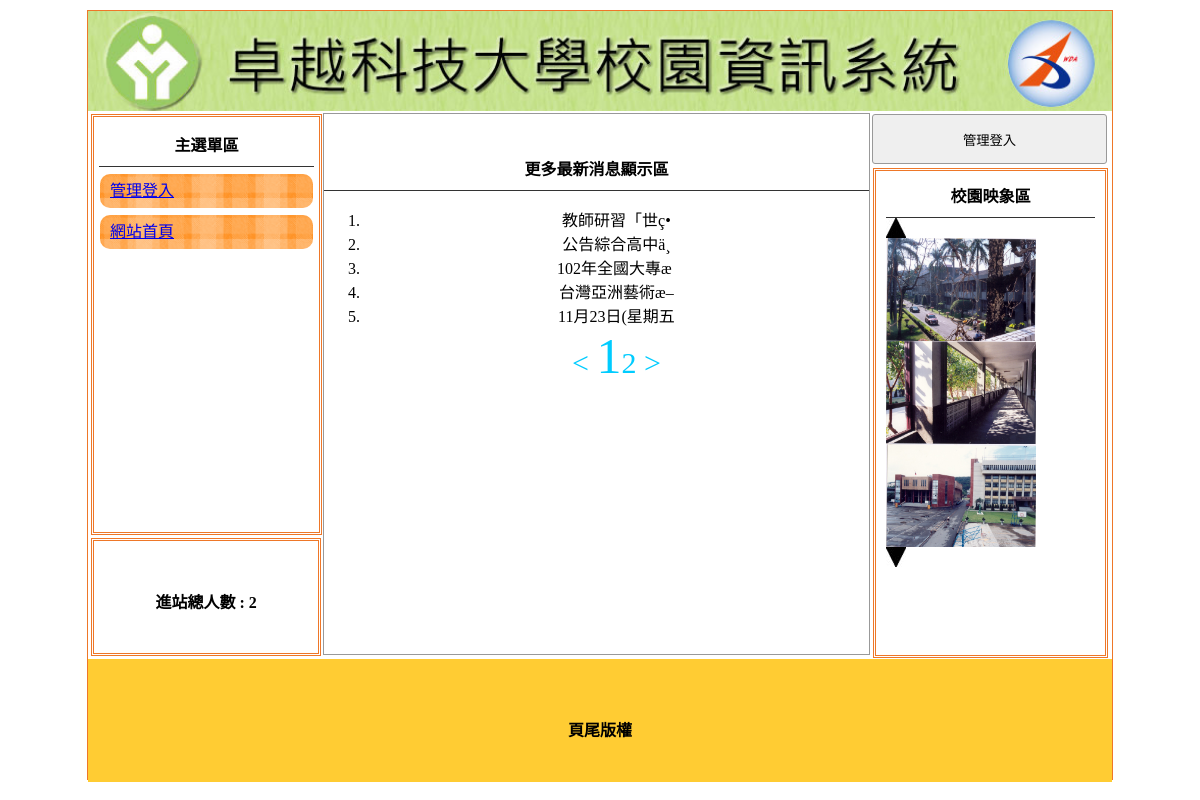
Before: /news.php with the older database file.
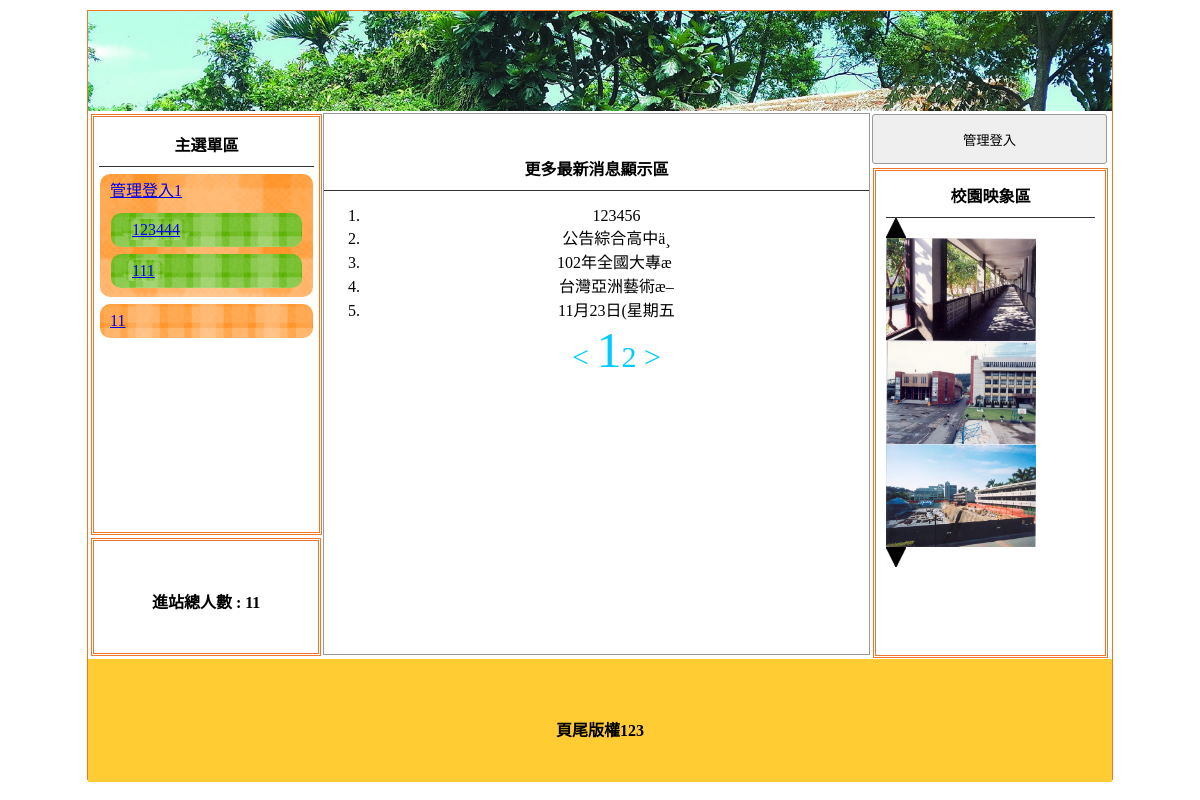
After: the same page with the newer database file.
### tables this page shows
CREATE TABLE `title` (
  `id` int(11) NOT NULL,
  `file` text NOT NULL,
  `text` text NOT NULL,
  `display` int(11) NOT NULL
);

CREATE TABLE `menu` (
  `id` int(11) NOT NULL,
  `text` text NOT NULL,
  `href` text NOT NULL,
  `display` int(11) NOT NULL,
  `parent` int(11) NOT NULL
);

CREATE TABLE `news` (
  `id` int(11) NOT NULL,
  `text` text NOT NULL,
  `display` int(11) NOT NULL
);

CREATE TABLE `gallery` (
  `id` int(11) NOT NULL,
  `file` text NOT NULL,
  `display` int(11) NOT NULL
);

CREATE TABLE `footer` (
  `text` text NOT NULL
);

### news.php (the view, shortened to what the changed rows need)
<!DOCTYPE html PUBLIC "-//W3C//DTD XHTML 1.0 Transitional//EN" "http://www.w3.org/TR/xhtml1/DTD/xhtml1-transitional.dtd">
<html xmlns="http://www.w3.org/1999/xhtml"><head><meta http-equiv="Content-Type" content="text/html; charset=UTF-8">
<?php
	include_once "sql.php";
	include_once "auth.php";
	if(empty($_GET["p"]))	$p = 1;
	else	$p = $_GET["p"];
?>
<link href="./assets/css.css" rel="stylesheet" type="text/css">
</head>
<body>
	<div id="main">
    	<a title="<?=$title_text?>" href="./index.php"><div class="ti" style="background:url(&#39;img/<?=$title?>&#39;); background-size:cover;"></div></a>
        	<div id="ms">
             	<div id="lf" style="float:left;">
            		<div id="menuput" class="dbor">
                    	                            <span class="t botli">主選單區</span>
													<?=$menu?>
                                                </div>
                    <div class="dbor" style="margin:3px; width:95%; height:20%; line-height:100px;">
                    	<span class="t">進站總人數 :
                        	<?=$visit?>                        </span>
                    </div>
        		</div>
                <div class="di" style="height:540px; border:#999 1px solid; width:53.2%; margin:2px 0px 0px 0px; float:left; position:relative; left:20px;">
                        <div style="text-align:center;">
						<ol class="ssaa" style="list-style-type:decimal;" start=<?=($p*5-4)?>>
						<?php
							$sql = page("news", $p, 5, 1);
							$result = mysqli_query($link, $sql);
							while($row = mysqli_fetch_array($result))
							{
								$part = substr($row["text"], 0, 20);
								?>
									<li><?=$part?><span class="all" style="display:none"><?=$row["text"]?>?</span></li>
								<?php
							}
							echo pagelink("news", $p, 5, 1, "");
						?>
    </div>
	                </div>
                    </div>
                                 <div class="di di ad" style="height:540px; width:23%; padding:0px; margin-left:22px; float:left; ">
                	<div style="width:89%; height:480px;" class="dbor">
                    	<span class="t botli">校園映象區</span>
						<?=$gallery?>
                    </div>
                </div>
            	<div style="width:1024px; left:0px; position:relative; background:#FC3; margin-top:4px; height:123px; display:block;">
                	<span class="t" style="line-height:123px;"><?=$footer?></span>
                </div>
    </div>
</body></html>

### sql.php (shortened to what the changed rows need)
<?php
	include_once "func.php";
	$link = mysqli_connect("localhost", "root", "", "dbxx");
	mysqli_query($link, "set names utf8");
	$result = mysqli_query($link, sql("title", 1));
	$row = mysqli_fetch_array($result);
	$title = $row["file"];
	$title_text = $row["text"];
	$footer = mysqli_fetch_array(mysqli_query($link, sql("footer", 0)))["text"];
	$gallery = "<img src='img/01E01.jpg' onclick='pp(1)'><br>";
	$i = 0;
	$result = mysqli_query($link, sql("gallery", 1));
	while($row = mysqli_fetch_array($result))
	{
		$gallery .= "<img src='img/".$row["file"]."' class='im' id='ssaa".$i."' width='150' height='103'>";
		$i++;
	}
	$gallery .= "<br><img src='img/01E02.jpg' onclick='pp(2)'>";
	$visit = mysqli_fetch_array(mysqli_query($link, sql("visit", 0)))["count"];
	$menu = "";
	$result = mysqli_query($link, sql("menu", 1)." and parent = 0");
	while($row = mysqli_fetch_array($result))
	{
		$menu .= "<div class='mainmu'><a href='".$row["href"]."'>".$row["text"]."</a>";
		$result2 = mysqli_query($link, sql("menu", 1)." and parent = '".$row["id"]."'");
		while($row2 = mysqli_fetch_array($result2))
		{
			$menu .= "<div class='mainmu2 mw'><a href='".$row2["href"]."' class='mainmu2 mw'>".$row2["text"]."</a></div>";
		}
		$menu .= "</div>";
	}
?>

### func.php (shortened to what the changed rows need)
<?php
	function sql($tbl, $show)
	{
		$sql = "select * from ".$tbl;
		if($show)	$sql .= " where display = 1";
		return $sql;
	}
	function page($tbl, $p, $l, $s)
	{
		$start = $p*$l-$l;
		return sql($tbl, $s)." limit ".$start.", ".$l;
	}
	function pagelink($tbl, $p, $l, $s, $redo)
	{
		global $link;
		$r = "";
		$result = mysqli_query($link, sql($tbl, $s));
		$tp = ceil(mysqli_num_rows($result) / $l);
		$np = $p+1;
		$lp = $p-1;
		if($lp < 1)		$lp = 1;
		$r .= '<a class="bl" style="font-size:30px;" href="?p='.$lp.'&redo='.$redo.'"">&lt;&nbsp;</a>';
		for($i=1; $i<=$tp; $i++)
		{
			if($i == $p)	$r.= '<a class="bl" style="font-size:50px;" href="?do=meg&p='.$i.'&redo='.$redo.'">'.$i.'</a>';
			else	$r.= '<a class="bl" style="font-size:30px;" href="?do=meg&p='.$i.'&redo='.$redo.'">'.$i.'</a>';
		}
		$r .= '<a class="bl" style="font-size:30px;" href="?p='.$np.'&redo='.$redo.'">&nbsp;&gt;</a>';
		return $r;
	}
?>

Changed rows visible on the page:
removed menu: text "網站首頁"
no longer on this page (row edited): gallery: file (picture)
removed footer: text "頁尾版權"
changed title: file: a different picture
changed menu: text "管理登入" → "管理登入1"
added menu: text "123444", shown under "管理登入1"
added menu: text "111", shown under "管理登入1"
added menu: text "11"
changed news (number 1 of 5 on the later page): text "教師研習「世ç•" → "123456"
now on this page (row unchanged): gallery: file (picture)
added footer: text "頁尾版權123"
Other visible differences:
$visit: "2" → "11"
